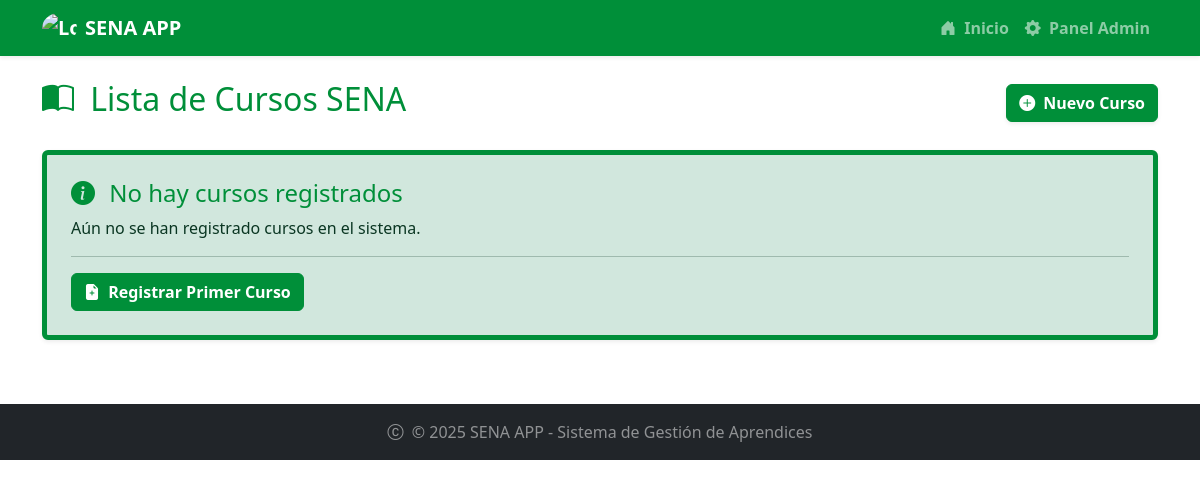
Before: /cursos/ with the older database file.
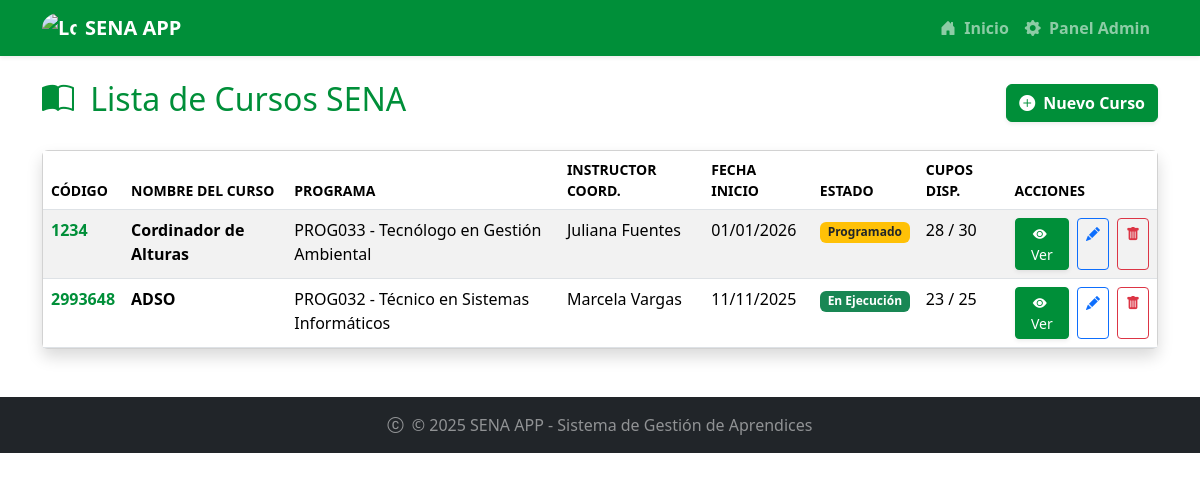
After: the same page with the newer database file.
### cursos/models.py (models this page shows, shortened)
class Curso(models.Model):
    ESTADO_CHOICES = [
        ('PRO', 'Programado'),
        ('INI', 'Iniciado'),
        ('EJE', 'En Ejecución'),
        ('FIN', 'Finalizado'),
        ('CAN', 'Cancelado'),
        ('SUS', 'Suspendido'),
    ]
    codigo = models.CharField(max_length=30,unique=True,verbose_name="Código del Curso")
    nombre = models.CharField(max_length=200, verbose_name="Nombre del Curso")
    programa = models.ForeignKey('programas.Programa', on_delete=models.CASCADE, verbose_name="Programa de Formación")
    instructor_coordinador = models.ForeignKey('instructores.Instructor', on_delete=models.CASCADE, related_name='cursos_coordinados', verbose_name="Instructor Coordinador")
    instructores = models.ManyToManyField('instructores.Instructor', through='InstructorCurso', related_name='cursos_impartidos', verbose_name="Instructores")
    aprendices = models.ManyToManyField('aprendices.Aprendiz', through='AprendizCurso', related_name='cursos', verbose_name="Aprendices")
    fecha_inicio = models.DateField(verbose_name="Fecha de Inicio")
    fecha_fin = models.DateField(verbose_name="Fecha de Finalización")
    horario = models.CharField(max_length=100, verbose_name="Horario")
    aula = models.CharField(max_length=50, verbose_name="Aula/Ambiente")
    cupos_maximos = models.PositiveIntegerField(verbose_name="Cupos Máximos")
    estado = models.CharField(max_length=3, choices=ESTADO_CHOICES, default='PRO', verbose_name="Estado del Curso")
    observaciones = models.TextField(blank=True, null=True, verbose_name="Observaciones")
    fecha_registro = models.DateTimeField(auto_now_add=True, verbose_name="Fecha de Registro")
    class Meta:
        verbose_name = "Curso"
        verbose_name_plural = "Cursos"
        ordering = ['-fecha_inicio']
    def cupos_disponibles(self):
        return self.cupos_maximos - self.aprendices.count()

### programas/models.py (models this page shows)
class Programa(models.Model):
    NIVEL_FORMACION_CHOICES = [
        ('AUX', 'Auxiliar'),
        ('OPE', 'Operario'),
        ('TEC', 'Técnico'),
        ('TGL', 'Tecnólogo'),
        ('ESP', 'Especialización Tecnológica'),
        ('COM', 'Complementario'),
    ]
    MODALIDAD_CHOICES = [
        ('PRE', 'Presencial'),
        ('VIR', 'Virtual'),
        ('MIX', 'Mixta'),
    ]
    ESTADO_CHOICES = [
        ('ACT', 'Activo'),
        ('INA', 'Inactivo'),
        ('SUS', 'Suspendido'),
        ('CAN', 'Cancelado'),
    ]
    codigo = models.CharField(max_length=20, unique=True, verbose_name="Código del Programa")
    nombre = models.CharField(max_length=200, verbose_name="Nombre del Programa")
    nivel_formacion = models.CharField(max_length=3, choices=NIVEL_FORMACION_CHOICES, verbose_name="Nivel de Formación")
    modalidad = models.CharField(max_length=3, choices=MODALIDAD_CHOICES, default='PRE', verbose_name="Modalidad")
    duracion_meses = models.PositiveIntegerField(verbose_name="Duración en Meses")
    duracion_horas = models.PositiveIntegerField(verbose_name="Duración en Horas")
    descripcion = models.TextField(verbose_name="Descripción del Programa")
    competencias = models.TextField(verbose_name="Competencias a Desarrollar")
    perfil_egreso = models.TextField(verbose_name="Perfil de Egreso")
    requisitos_ingreso = models.TextField(verbose_name="Requisitos de Ingreso")
    centro_formacion = models.CharField(max_length=200, verbose_name="Centro de Formación")
    regional = models.CharField(max_length=100, verbose_name="Regional")
    estado = models.CharField(max_length=3, choices=ESTADO_CHOICES, default='ACT', verbose_name="Estado")
    fecha_creacion = models.DateField(verbose_name="Fecha de Creación del Programa")
    fecha_registro = models.DateTimeField(auto_now_add=True, verbose_name="Fecha de Registro")
    def __str__(self):
        return f"{self.codigo} - {self.nombre}"

### instructores/models.py (models this page shows, shortened)
class Instructor(models.Model):
    TIPO_DOCUMENTO_CHOICES = [
        ('CC', 'Cédula de Ciudadanía'),
        ('CE', 'Cédula de Extranjería'),
        ('TI', 'Tarjeta de Identidad'),
        ('PAS', 'Pasaporte'),
    ]
    NIVEL_EDUCACION_CHOICES = [
        ('TEC', 'Técnico'),
        ('TEG', 'Tecnólogo'),
        ('PRE','Pregrado'),
        ('ESP','Especialización'),
        ('MAE','Maestría'),
        ('DOC','Doctorado'),
    ]
    tipo_documento = models.CharField(max_length=3,choices= TIPO_DOCUMENTO_CHOICES, default='CC')
    documento_id = models.CharField(max_length=20, unique=True)
    nombre = models.CharField(max_length=100)
    apellido = models.CharField(max_length=100)
    telefono = models.CharField(max_length=20, null=True)
    correo = models.EmailField(null=True)
    fecha_nacimiento = models.DateField()
    ciudad = models.CharField(max_length=100, null=True)
    direccion = models.TextField(null=True)
    nivel_educativo = models.CharField(max_length=3, choices=NIVEL_EDUCACION_CHOICES, default='MAE')
    especialidad = models.CharField(max_length=100)
    anos_experiencia = models.PositiveIntegerField()
    activo = models.BooleanField(default=True)
    fecha_vinculacion = models.DateField()
    fecha_registro = models.DateField(auto_now_add=True)

### cursos/views.py (the view)
# urls.py: path('', views.lista_cursos, name='lista_cursos'),
def lista_cursos(request):
    cursos = Curso.objects.all()
    template = loader.get_template('lista_cursos.html')
    context = {
        'lista_cursos': cursos,
        'total_cursos': cursos.count(),
    }
    return HttpResponse(template.render(context, request))

### cursos/Templates/lista_cursos.html (shortened to what the changed rows need)
{% extends "master.html" %}
{% block content %}
<div class="row">
    <div class="col-12">
        <div class="d-flex justify-content-between align-items-center mb-4">
            <h2 class="text-sena"><i class="bi bi-book-half me-2"></i> Lista de Cursos SENA</h2>
        </div>
    </div>
</div>
{% if lista_cursos %}
<div class="row">
    <div class="col-12">
        <div class="card shadow">
            <div class="card-body p-0">
                <div class="table-responsive">
                    <table class="table table-striped table-hover mb-0">
                        <thead class="bg-sena text-white">
                            <tr class="text-uppercase small">
                                <th scope="col">Código</th>
                                <th scope="col">Nombre del Curso</th>
                                <th scope="col">Programa</th>
                                <th scope="col">Instructor Coord.</th>
                                <th scope="col">Fecha Inicio</th>
                                <th scope="col">Estado</th>
                                <th scope="col">Cupos Disp.</th>
                                <th scope="col">Acciones</th>
                            </tr>
                        </thead>
                        <tbody>
                            {% for curso in lista_cursos %}
                            <tr>
                                <td>
                                    <a href="{% url 'cursos:detalle_curso' curso.id %}" class="text-sena fw-bold text-decoration-none">{{ curso.codigo }}</a>
                                </td>
                                <td class="fw-semibold">{{ curso.nombre }}</td>
                                <td>{{ curso.programa }}</td>
                                <td>{{ curso.instructor_coordinador.nombre }} {{ curso.instructor_coordinador.apellido }}</td>
                                <td>{{ curso.fecha_inicio|date:"d/m/Y" }}</td>
                                <td>
                                    {% if curso.estado == 'PRO' %}
                                        <span class="badge bg-warning text-dark fw-semibold">{{ curso.get_estado_display }}</span>
                                    {% elif curso.estado == 'INI' or curso.estado == 'EJE' %}
                                        <span class="badge bg-success fw-semibold">{{ curso.get_estado_display }}</span>
                                    {% elif curso.estado == 'FIN' %}
                                        <span class="badge bg-primary fw-semibold">{{ curso.get_estado_display }}</span>
                                    {% else %}
                                        <span class="badge bg-danger fw-semibold">{{ curso.get_estado_display }}</span>
                                    {% endif %}
                                </td>
                                <td>{{ curso.cupos_disponibles }} / {{ curso.cupos_maximos }}</td>
                                <td>
                                    <div class="d-flex gap-2">
                                        <a href="{% url 'cursos:detalle_curso' curso.id %}" class="btn btn-sm btn-sena text-white shadow-sm">
                                            <i class="bi bi-eye-fill me-1"></i> Ver
                                        </a>
                                        <a href="{% url 'cursos:editar_curso' curso.id %}"
                                           class="btn btn-sm btn-outline-primary"
                                           title="Editar curso"
                                           data-bs-toggle="tooltip">
                                            <i class="bi bi-pencil-fill"></i>
                                        </a>
                                        <a href="{% url 'cursos:eliminar_curso' curso.id %}"
                                           class="btn btn-sm btn-outline-danger"
                                           title="Eliminar curso"
                                           data-bs-toggle="tooltip">
                                            <i class="bi bi-trash-fill"></i>
                                        </a>
                                    </div>
                                </td>
                            </tr>
                            {% endfor %}
                        </tbody>
                    </table>
                </div>
            </div>
        </div>
    </div>
</div>
{% else %}
<div class="row">
    <div class="col-12">
        <div class="alert alert-success border-start border-5 border-sena shadow-sm p-4" role="alert">
            <h4 class="alert-heading text-sena"><i class="bi bi-info-circle-fill me-2"></i> No hay cursos registrados</h4>
            <p>Aún no se han registrado cursos en el sistema.</p>
            <hr>
            <p class="mb-0">
                <a href="{% url 'cursos:crear_curso' %}" class="btn btn-sena fw-bold">
                    <i class="bi bi-file-earmark-plus-fill me-1"></i> Registrar Primer Curso
                </a>
            </p>
        </div>
    </div>
</div>
{% endif %}
{% endblock %}

Changed rows visible on the page:
added Curso: codigo "1234", nombre "Cordinador de Alturas", programa "PROG033 - Tecnólogo en Gestión Ambiental", instructor_coordinador.nombre "Juliana", instructor_coordinador.apellido "Fuentes", fecha_inicio "01/01/2026", estado "Programado", cupos_disponibles "28", cupos_maximos "30"
added Curso: codigo "2993648", nombre "ADSO", programa "PROG032 - Técnico en Sistemas Informáticos", instructor_coordinador.nombre "Marcela", instructor_coordinador.apellido "Vargas", fecha_inicio "11/11/2025", estado "En Ejecución", cupos_disponibles "23", cupos_maximos "25"
Other visible differences:
text no longer shown: "No hay cursos registrados Aún no se han registrado cursos en el sistema. Registrar Primer Curso"
text now shown: "CÓDIGO NOMBRE DEL CURSO PROGRAMA INSTRUCTOR COORD. FECHA INICIO ESTADO CUPOS DISP. ACCIONES"
